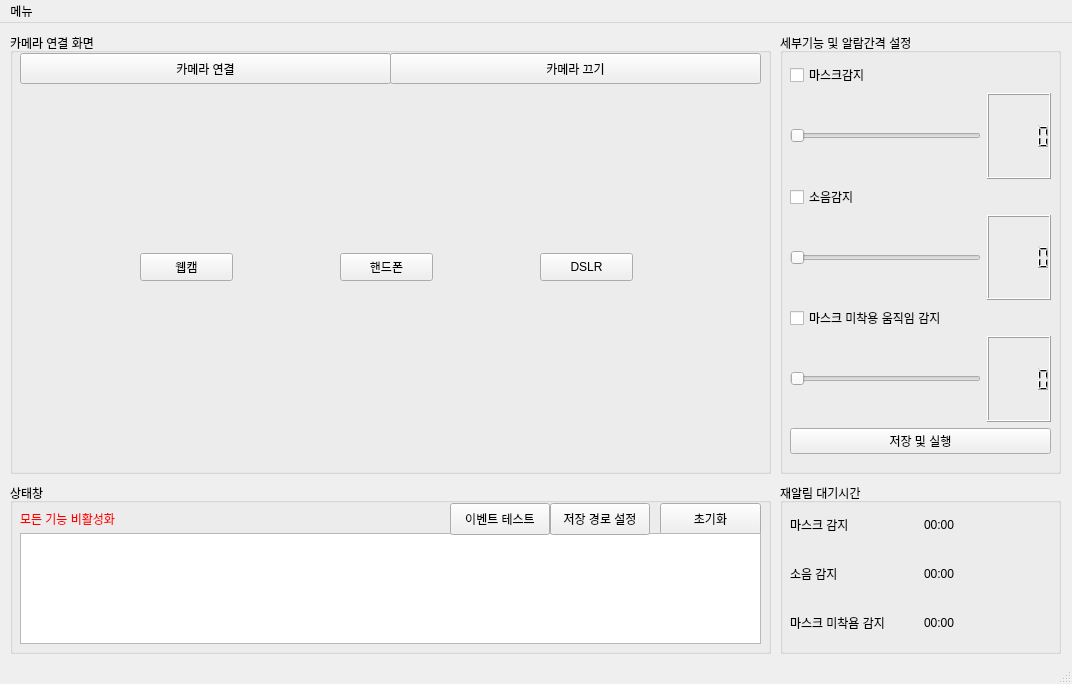
<?xml version="1.0" encoding="UTF-8"?>
<ui version="4.0">
 <class>MainWindow</class>
 <widget class="QMainWindow" name="MainWindow">
  <property name="geometry">
   <rect>
    <x>0</x>
    <y>0</y>
    <width>1072</width>
    <height>684</height>
   </rect>
  </property>
  <property name="windowTitle">
   <string>test</string>
  </property>
  <widget class="QWidget" name="centralwidget">
   <widget class="QGroupBox" name="camera_line">
    <property name="geometry">
     <rect>
      <x>10</x>
      <y>10</y>
      <width>761</width>
      <height>441</height>
     </rect>
    </property>
    <property name="title">
     <string>카메라 연결 화면</string>
    </property>
    <widget class="QPushButton" name="camera_on">
     <property name="geometry">
      <rect>
       <x>10</x>
       <y>20</y>
       <width>371</width>
       <height>31</height>
      </rect>
     </property>
     <property name="text">
      <string>카메라 연결</string>
     </property>
    </widget>
    <widget class="QPushButton" name="camera_off">
     <property name="geometry">
      <rect>
       <x>380</x>
       <y>20</y>
       <width>371</width>
       <height>31</height>
      </rect>
     </property>
     <property name="text">
      <string>카메라 끄기</string>
     </property>
    </widget>
    <widget class="QWidget" name="camera" native="true">
     <property name="geometry">
      <rect>
       <x>10</x>
       <y>50</y>
       <width>741</width>
       <height>381</height>
      </rect>
     </property>
     <widget class="QPushButton" name="webcam">
      <property name="geometry">
       <rect>
        <x>120</x>
        <y>170</y>
        <width>93</width>
        <height>28</height>
       </rect>
      </property>
      <property name="text">
       <string>웹캠</string>
      </property>
     </widget>
     <widget class="QPushButton" name="phone">
      <property name="geometry">
       <rect>
        <x>320</x>
        <y>170</y>
        <width>93</width>
        <height>28</height>
       </rect>
      </property>
      <property name="text">
       <string>핸드폰</string>
      </property>
     </widget>
     <widget class="QPushButton" name="DSLR">
      <property name="geometry">
       <rect>
        <x>520</x>
        <y>170</y>
        <width>93</width>
        <height>28</height>
       </rect>
      </property>
      <property name="text">
       <string>DSLR</string>
      </property>
     </widget>
    </widget>
   </widget>
   <widget class="QGroupBox" name="waiting_line">
    <property name="geometry">
     <rect>
      <x>780</x>
      <y>460</y>
      <width>281</width>
      <height>171</height>
     </rect>
    </property>
    <property name="title">
     <string>재알림 대기시간</string>
    </property>
    <widget class="QWidget" name="verticalLayoutWidget_2">
     <property name="geometry">
      <rect>
       <x>10</x>
       <y>20</y>
       <width>261</width>
       <height>141</height>
      </rect>
     </property>
     <layout class="QVBoxLayout" name="waiting_vbox">
      <item>
       <layout class="QHBoxLayout" name="horizontalLayout_5">
        <item>
         <widget class="QLabel" name="mask_waiting">
          <property name="text">
           <string>마스크 감지</string>
          </property>
         </widget>
        </item>
        <item>
         <widget class="QLabel" name="mask_time">
          <property name="text">
           <string>00:00</string>
          </property>
         </widget>
        </item>
       </layout>
      </item>
      <item>
       <layout class="QHBoxLayout" name="horizontalLayout_6">
        <item>
         <widget class="QLabel" name="decibel_waiting">
          <property name="text">
           <string>소음 감지</string>
          </property>
         </widget>
        </item>
        <item>
         <widget class="QLabel" name="decibel_time">
          <property name="text">
           <string>00:00</string>
          </property>
         </widget>
        </item>
       </layout>
      </item>
      <item>
       <layout class="QHBoxLayout" name="horizontalLayout_4">
        <item>
         <widget class="QLabel" name="movement_waiting">
          <property name="text">
           <string>마스크 미착욤 감지</string>
          </property>
         </widget>
        </item>
        <item>
         <widget class="QLabel" name="movement_time">
          <property name="text">
           <string>00:00</string>
          </property>
         </widget>
        </item>
       </layout>
      </item>
     </layout>
    </widget>
   </widget>
   <widget class="QGroupBox" name="state_line">
    <property name="geometry">
     <rect>
      <x>10</x>
      <y>460</y>
      <width>761</width>
      <height>171</height>
     </rect>
    </property>
    <property name="title">
     <string>상태창</string>
    </property>
    <widget class="QPushButton" name="state_reset_Button">
     <property name="geometry">
      <rect>
       <x>650</x>
       <y>20</y>
       <width>101</width>
       <height>32</height>
      </rect>
     </property>
     <property name="text">
      <string>초기화</string>
     </property>
    </widget>
    <widget class="QPlainTextEdit" name="state_plainTextEdit">
     <property name="geometry">
      <rect>
       <x>10</x>
       <y>50</y>
       <width>741</width>
       <height>111</height>
      </rect>
     </property>
     <property name="readOnly">
      <bool>true</bool>
     </property>
    </widget>
    <widget class="QPushButton" name="state_path_Button">
     <property name="geometry">
      <rect>
       <x>540</x>
       <y>20</y>
       <width>100</width>
       <height>32</height>
      </rect>
     </property>
     <property name="text">
      <string>저장 경로 설정</string>
     </property>
    </widget>
    <widget class="QLabel" name="state_function_Label">
     <property name="geometry">
      <rect>
       <x>10</x>
       <y>20</y>
       <width>521</width>
       <height>32</height>
      </rect>
     </property>
     <property name="styleSheet">
      <string notr="true">color : rgb(255, 0, 0)</string>
     </property>
     <property name="text">
      <string>모든 기능 비활성화</string>
     </property>
    </widget>
    <widget class="QPushButton" name="event_test_button">
     <property name="geometry">
      <rect>
       <x>440</x>
       <y>20</y>
       <width>100</width>
       <height>32</height>
      </rect>
     </property>
     <property name="text">
      <string>이벤트 테스트</string>
     </property>
    </widget>
   </widget>
   <widget class="QGroupBox" name="function_line">
    <property name="geometry">
     <rect>
      <x>780</x>
      <y>10</y>
      <width>281</width>
      <height>441</height>
     </rect>
    </property>
    <property name="title">
     <string>세부기능 및 알람간격 설정</string>
    </property>
    <widget class="QWidget" name="verticalLayoutWidget">
     <property name="geometry">
      <rect>
       <x>10</x>
       <y>30</y>
       <width>261</width>
       <height>391</height>
      </rect>
     </property>
     <layout class="QVBoxLayout" name="function_vbox">
      <item>
       <widget class="QCheckBox" name="mask_detect">
        <property name="text">
         <string>마스크감지</string>
        </property>
       </widget>
      </item>
      <item>
       <layout class="QHBoxLayout" name="mask_hbox">
        <item>
         <widget class="QSlider" name="mask_slider">
          <property name="minimum">
           <number>0</number>
          </property>
          <property name="maximum">
           <number>50</number>
          </property>
          <property name="orientation">
           <enum>Qt::Horizontal</enum>
          </property>
         </widget>
        </item>
        <item>
         <widget class="QLCDNumber" name="mask_lcd"/>
        </item>
       </layout>
      </item>
      <item>
       <widget class="QCheckBox" name="decibel_detect">
        <property name="text">
         <string>소음감지</string>
        </property>
       </widget>
      </item>
      <item>
       <layout class="QHBoxLayout" name="decibel_hbox">
        <item>
         <widget class="QSlider" name="decibel_slider">
          <property name="minimum">
           <number>0</number>
          </property>
          <property name="maximum">
           <number>50</number>
          </property>
          <property name="orientation">
           <enum>Qt::Horizontal</enum>
          </property>
         </widget>
        </item>
        <item>
         <widget class="QLCDNumber" name="decibel_lcd"/>
        </item>
       </layout>
      </item>
      <item>
       <widget class="QCheckBox" name="movement_detect">
        <property name="text">
         <string>마스크 미착용 움직임 감지</string>
        </property>
       </widget>
      </item>
      <item>
       <layout class="QHBoxLayout" name="movement_hbox">
        <item>
         <widget class="QSlider" name="movement_slider">
          <property name="minimum">
           <number>0</number>
          </property>
          <property name="maximum">
           <number>50</number>
          </property>
          <property name="orientation">
           <enum>Qt::Horizontal</enum>
          </property>
         </widget>
        </item>
        <item>
         <widget class="QLCDNumber" name="movement_lcd"/>
        </item>
       </layout>
      </item>
      <item>
       <widget class="QPushButton" name="save_run_button">
        <property name="text">
         <string>저장 및 실행</string>
        </property>
       </widget>
      </item>
     </layout>
    </widget>
   </widget>
  </widget>
  <widget class="QStatusBar" name="statusbar"/>
  <widget class="QMenuBar" name="menubar">
   <property name="geometry">
    <rect>
     <x>0</x>
     <y>0</y>
     <width>1072</width>
     <height>26</height>
    </rect>
   </property>
   <widget class="QMenu" name="menumenu">
    <property name="title">
     <string>메뉴</string>
    </property>
    <addaction name="actionsavew"/>
   </widget>
   <addaction name="menumenu"/>
  </widget>
  <action name="actionsavew">
   <property name="text">
    <string>test</string>
   </property>
   <property name="iconText">
    <string>test</string>
   </property>
  </action>
 </widget>
 <resources/>
 <connections/>
</ui>
